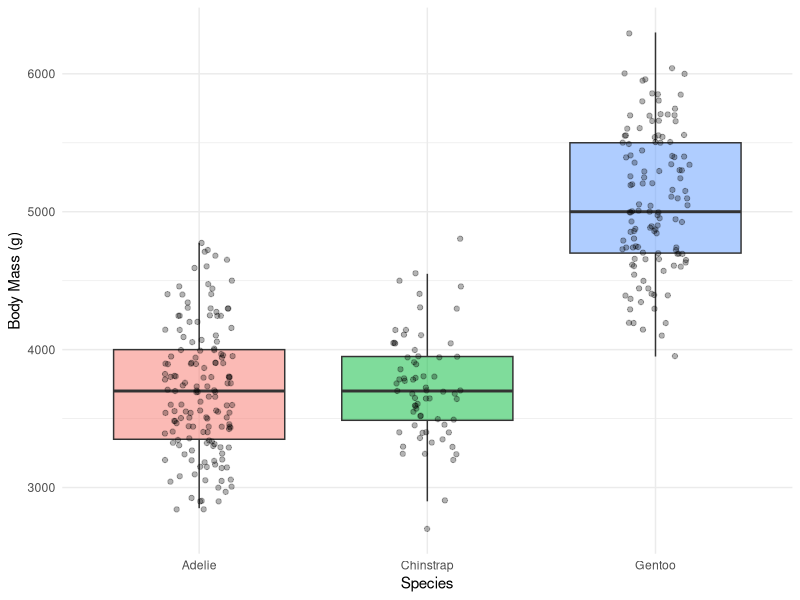
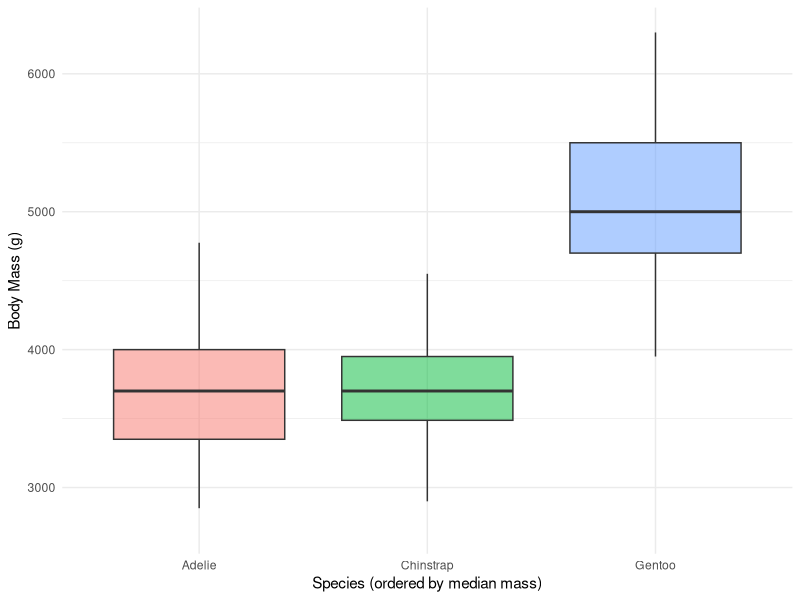
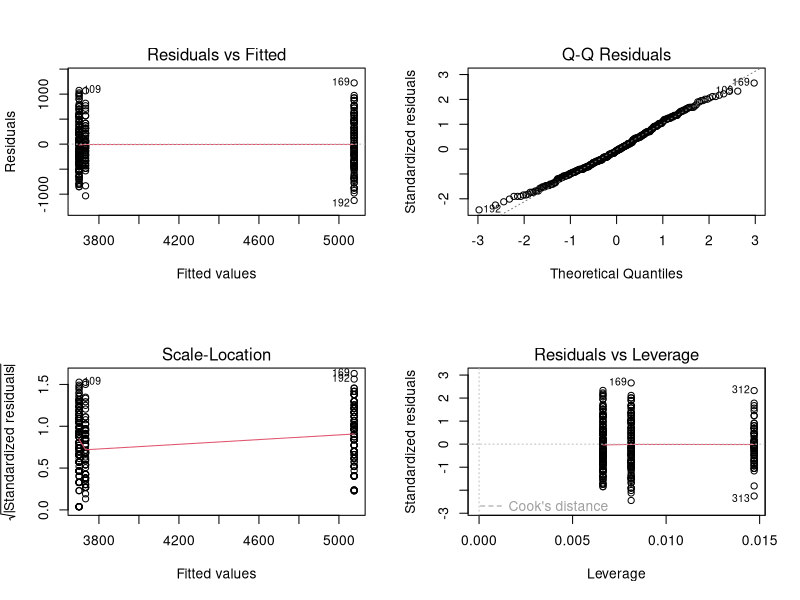

Here is the R script that generated these plots, in order:
## ---- chunk 1
#| echo: false
knitr::opts_chunk$set(echo = TRUE, warning = FALSE, message = FALSE)
## ---- chunk 2
# Load packages at the top — always -------------------
library(tidyverse)      # wrangling + ggplot2
library(palmerpenguins) # the penguins data
library(car)            # Levene's test, Anova()
library(emmeans)        # post-hoc pairwise tests
## ---- chunk 3
# Drop rows missing mass or species -------------------
penguins_df <- penguins %>%
  drop_na(body_mass_g, species)

penguins_df %>% count(species)
## ---- chunk 4
#| fig-format: png
#| fig-alt: "Boxplot of penguin body mass in grams by species (Adelie, Chinstrap, Gentoo) with jittered individual points overlaid, showing Gentoo penguins noticeably heavier than the other two species."
mass_box_plot <- penguins_df %>%
  ggplot(aes(x = species, y = body_mass_g, fill = species)) +
  geom_boxplot(alpha = 0.5, outlier.shape = NA) +
  geom_point(
    position = position_jitter(width = 0.15, seed = 42),
    alpha = 0.3, size = 1.5
  ) +
  labs(x = "Species", y = "Body Mass (g)") +
  theme_minimal() +
  theme(legend.position = "none")

mass_box_plot
## ---- chunk 5
class(penguins_df$species)   # "factor"
levels(penguins_df$species)  # the stored order
## ---- chunk 6
#| fig-format: png
#| fig-alt: "The same penguin body-mass boxplot, now with species ordered from lightest to heaviest median mass: Adelie, Chinstrap, Gentoo happen to already be in that order here, but the reordering is now explicit and data-driven."
penguins_df %>%
  mutate(species = fct_reorder(species, body_mass_g, .fun = median)) %>%
  ggplot(aes(x = species, y = body_mass_g, fill = species)) +
  geom_boxplot(alpha = 0.5, outlier.shape = NA) +
  labs(x = "Species (ordered by median mass)", y = "Body Mass (g)") +
  theme_minimal() +
  theme(legend.position = "none")
## ---- chunk 7
# ANOVA is a linear model with a categorical X ---------
mass_model <- lm(body_mass_g ~ species, data = penguins_df)
## ---- chunk 8
# The (Intercept) is the FIRST level = Adelie ---------
coef(mass_model)

# Make Gentoo the reference instead --------------------
penguins_relevel <- penguins_df %>%
  mutate(species = fct_relevel(species, "Gentoo"))

coef(lm(body_mass_g ~ species, data = penguins_relevel))
## ---- chunk 9
#| fig-format: png
#| fig-width: 6
#| fig-height: 6
#| fig-alt: "Four base R diagnostic plots for the body mass by species linear model, arranged in a two by two grid: residuals versus fitted values, a normal Q-Q plot of the residuals, a scale-location plot, and a residuals versus leverage plot."
# Same plot(model) diagnostics as Lecture 11's regression
par(mfrow = c(2, 2))
plot(mass_model)
## ---- chunk 10
shapiro.test(residuals(mass_model))
## ---- chunk 11
# Levene's test — H0: all groups have equal variance --
leveneTest(body_mass_g ~ species, data = penguins_df)
